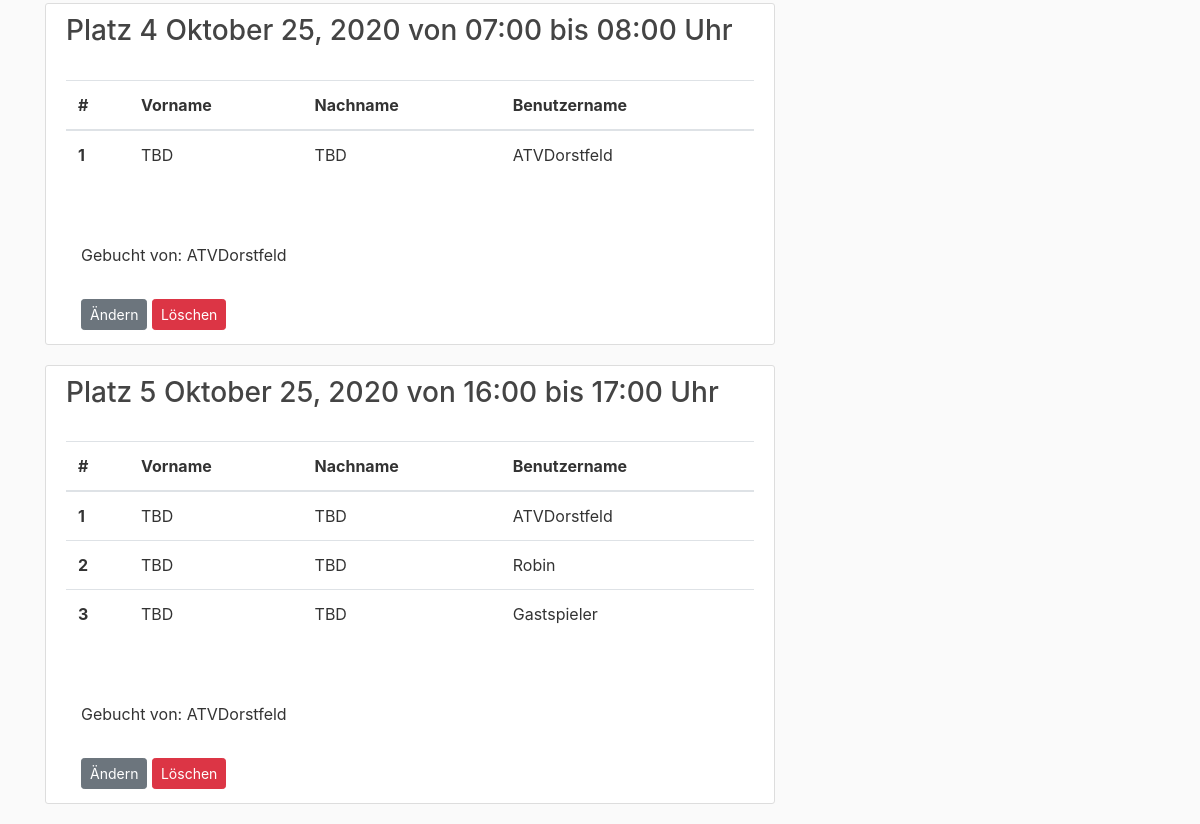
The app's page /reservation/own/ (signed in, lower part), older data.
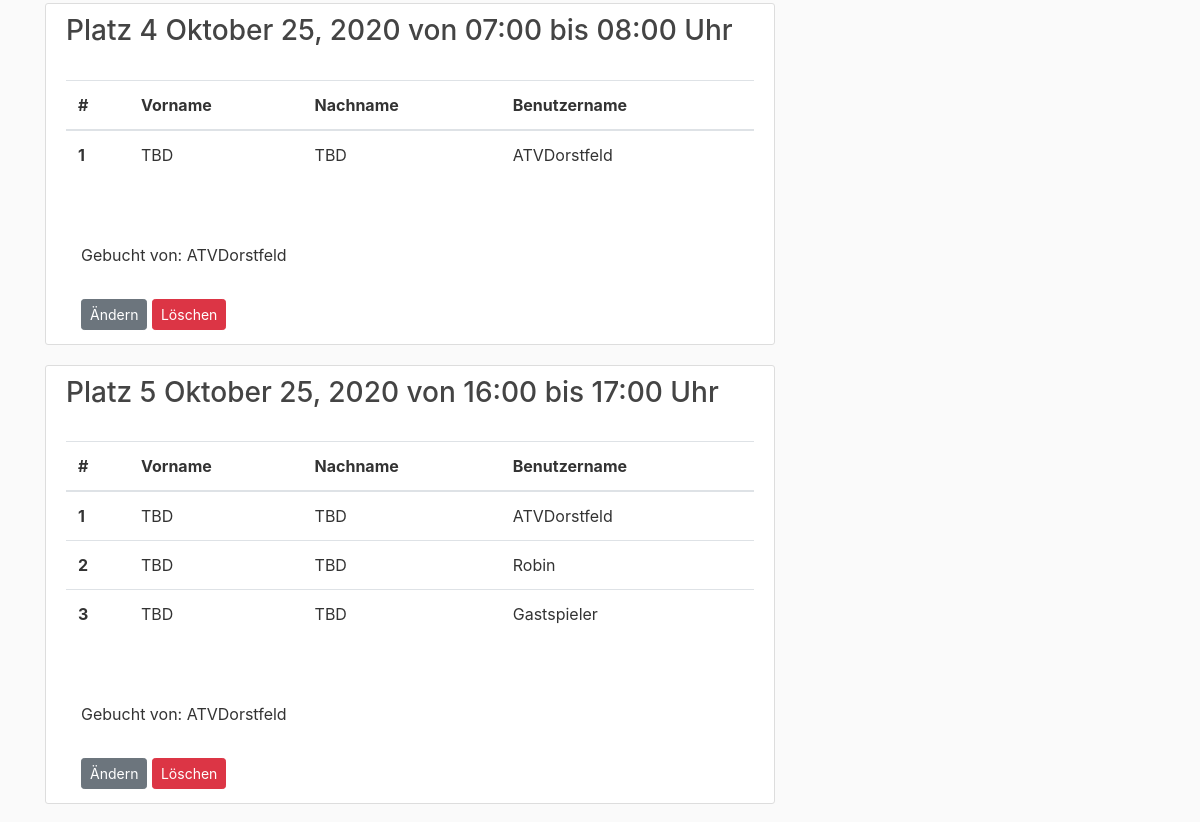
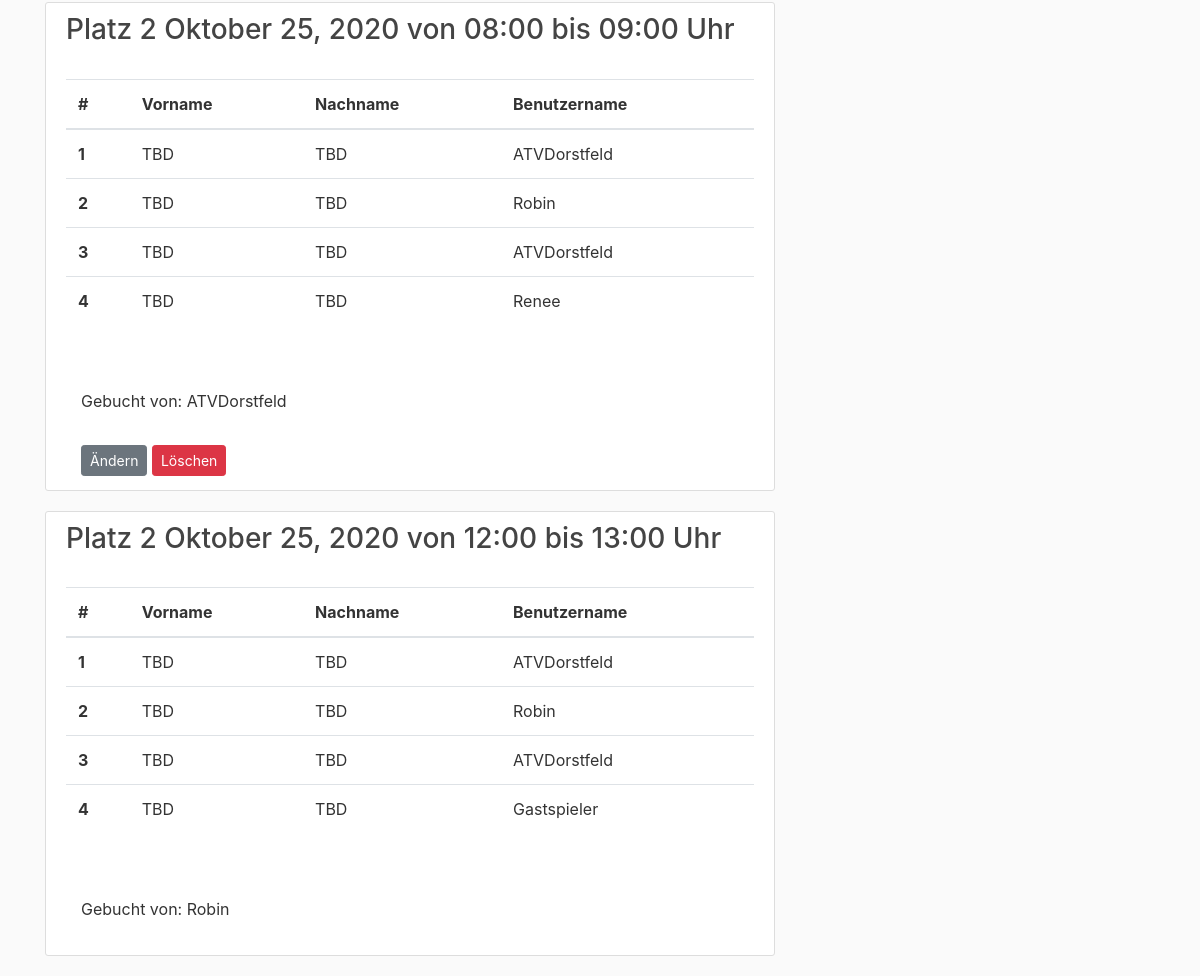
The same page, newer data (2 pictures, top to bottom).
### courts/model.py (models this page shows, shortened)
class Reservation(models.Model):
    court = models.ForeignKey(Court, on_delete=models.CASCADE)
    author = models.ForeignKey(User, on_delete=models.CASCADE, null=True)
    start_datetime = models.DateTimeField()
    end_datetime = models.DateTimeField()
    player1 = models.ForeignKey(User, on_delete=models.CASCADE, related_name="player1", null=True, default=author)
    player2 = models.ForeignKey(User, on_delete=models.CASCADE, related_name="player2", null=True, blank=True)
    player3 = models.ForeignKey(User, on_delete=models.CASCADE, related_name="player3", null=True, blank=True)
    player4 = models.ForeignKey(User, on_delete=models.CASCADE, related_name="player4", null=True, blank=True)
    contact_details = models.TextField(blank=True)

class Court(models.Model):
    title = models.CharField(max_length=100)
    used = models.BooleanField(default=False)
    double_field = models.BooleanField(default=True)
    full_hour = models.BooleanField(default=True)
    def __str__(self):
        return self.title

### courts/views.py (the view)
# urls.py: path('reservation/own/', ReservationsListView.as_view(), name='reservations-own'),
class ReservationsListView(ListView):
    model = Reservation
    template_name = "courts/reservations.html"
    context_object_name = 'reservations'

### courts/templates/courts/reservations.html (shortened to what this page needs)
{% extends "courts/base.html" %}
{% block content %}
{% for reservation in reservations %}
{% if reservation.player1 == user or reservation.player2 == user or reservation.player3 == user or reservation.player4 == user %}
<article class="media content-section">
    <div class="media-body">
        <h3><a class="article-title">{{reservation.court}} {{reservation.start_datetime|date:"F d, Y"}} von
            {{reservation.start_datetime|date:"H:i"}} bis {{reservation.end_datetime|date:"H:i"}} Uhr</a>
        </h3>
            <div class="article-content">
                <table class="table">
                    <thead>
                    <tr>
                        <th scope="col">#</th>
                        <th scope="col">Vorname</th>
                        <th scope="col">Nachname</th>
                        <th scope="col">Benutzername</th>
                    </tr>
                    </thead>
                    <tbody>
                    {% if reservation.player1 is not None %}
                    <th scope="row">1</th>
                    <td>TBD</td>
                    <td>TBD</td>
                    <td>{{ reservation.player1.username }}</td>
                    {% endif %}
                    {% if reservation.player2 is not None %}
                    <th scope="row">2</th>
                    <td>TBD</td>
                    <td>TBD</td>
                    <td>{{ reservation.player2.username }}</td>
                    {% endif %}
                    {% if reservation.player3 is not None %}
                    <th scope="row">3</th>
                    <td>TBD</td>
                    <td>TBD</td>
                    <td>{{ reservation.player3.username }}</td>
                    {% endif %}
                    {% if reservation.player4 is not None %}
                    <th scope="row">4</th>
                    <td>TBD</td>
                    <td>TBD</td>
                    <td>{{ reservation.player4.username }}</td>
                    {% endif %}
                    </tbody>
                </table>
                <div class="container">
                    Gebucht von: {{ reservation.author }}
                </div>
            </div>
        {% if reservation.author == user %}
        <div class="container">
            <a class="btn btn-secondary btn-sm mt-2 mb-1" href="#">Ändern</a>
            <a class="btn btn-danger btn-sm mt-2 mb-1" href="{% url 'reservation-delete' reservation.id %}">Löschen</a>
        </div>
        {% endif %}
    </div>
</article>
{% endif %}
{% endfor %}
{% endblock content %}

Row changes from the older to the newer data that the page shows:
added Reservation: court "Platz 2", start_datetime "Oktober 25, 2020", start_datetime "08:00", end_datetime "09:00", player1.username "ATVDorstfeld", player2.username "Robin", player3.username "ATVDorstfeld", player4.username "Renee", author "ATVDorstfeld", shows "Ändern"
added Reservation: court "Platz 2", start_datetime "Oktober 25, 2020", start_datetime "12:00", end_datetime "13:00", player1.username "ATVDorstfeld", player2.username "Robin", player3.username "ATVDorstfeld", player4.username "Gastspieler", author "Robin"
